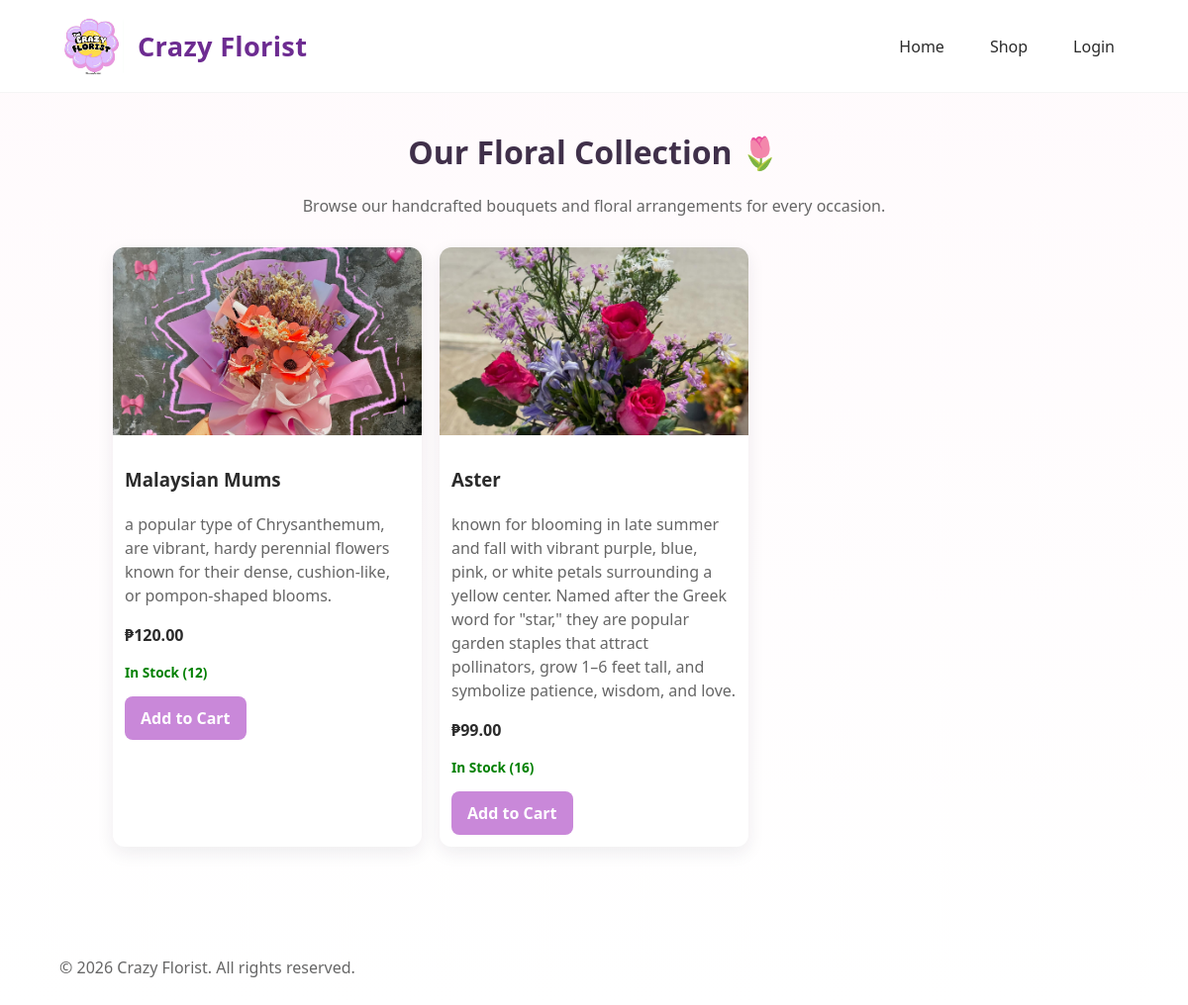
The page /shop.php on the database its author committed.
### tables this page shows
CREATE TABLE `products` (
  `id` int(11) NOT NULL,
  `product_name` varchar(150) NOT NULL,
  `description` text NOT NULL,
  `price` decimal(10,2) NOT NULL,
  `stock` int(11) NOT NULL,
  `category_id` int(11) DEFAULT NULL,
  `image` varchar(255) DEFAULT NULL,
  `featured` enum('yes','no') DEFAULT 'no',
  `created_at` timestamp NOT NULL DEFAULT current_timestamp()
);

### shop.php (the view, shortened to what this page needs)
<?php
include 'includes/db.php';
include 'includes/header.php';
$result = $conn->query("SELECT * FROM products ORDER BY id DESC");
?>
<section style="padding: 30px 0;">
    <div class="container">
        <div class="center" style="margin-bottom: 30px;">
            <h2 class="section-title" style="font-size:2rem;">Our Floral Collection 🌷</h2>
            <p class="muted">Browse our handcrafted bouquets and floral arrangements for every occasion.</p>
        </div>
        <div class="product-grid">
            <?php while($row = $result->fetch_assoc()): ?>
                <div class="product-card">
                    <img src="uploads/products//<?php echo $row['image']; ?>" alt="<?php echo htmlspecialchars($row['product_name']); ?>">
                    <div class="product-body">
                        <h3><?php echo htmlspecialchars($row['product_name']); ?></h3>
                        <p class="muted"><?php echo htmlspecialchars($row['description']); ?></p>
                        <p class="price">₱<?php echo number_format($row['price'], 2); ?></p>
                        <?php if ($row['stock'] > 0): ?>
                            <p class="small" style="color:green; font-weight:600;">In Stock (<?php echo $row['stock']; ?>)</p>
                            <a href="add_to_cart.php?id=<?php echo $row['id']; ?>" class="btn">Add to Cart</a>
                        <?php else: ?>
                            <p class="small" style="color:red; font-weight:600;">Out of Stock</p>
                            <button class="btn" disabled style="opacity:0.6; cursor:not-allowed;">Unavailable</button>
                        <?php endif; ?>
                    </div>
                </div>
            <?php endwhile; ?>
        </div>
    </div>
</section>
<?php include 'includes/footer.php'; ?>

### includes/header.php (shortened to what this page needs)
<!DOCTYPE html>
<html lang="en">
<head>
  <link rel="stylesheet" href="css/style.css">
</head>
<body>
<header class="site-header">
  <div class="header-inner container">
    <a href="index.php" class="brand">
      <img src="..\CrazyFlorist\img\tcf-logo.jpg" class="logo" alt="Crazy Florist">
      <span class="brand-name">Crazy Florist</span>
    </a>
    <nav class="main-nav">
      <ul>
        <li><a href="index.php">Home</a></li>
        <li><a href="shop.php">Shop</a></li>
      <?php if (isset($_SESSION['user_id'])): ?>
      <li><a href="cart.php">Cart</a></li>
      <li><a href="my_orders.php">My Orders</a></li>
      <li style="font-weight:600; color:#6d2c91;">
        Hello, <?php echo $_SESSION['fullname']; ?>
      </li>
      <li><a href="logout.php">Logout</a></li>
      <?php else: ?>
      <li><a href="login.php">Login</a></li>
      <?php endif; ?>
      </ul>
    </nav>
  </div>
</header>
<main class="container">

### includes/footer.php (shortened to what this page needs)
</main>
<footer class="site-footer container">
  <div class="footer-grid">
    <p>&copy; <?php echo date("Y"); ?> Crazy Florist. All rights reserved.</p>
  </div>
</footer>
</body>
</html>

### css/style.css (style rules this page uses)
html { overflow-y: scroll; }
:root { --bg: #fffafc; --card: #fff; --primary: #c988d9; --accent: #f6c5e0; --muted: #666; --text: #2b2b2b; --radius: 12px; --container: 1100px; --gap: 1.25rem; --shadow: 0 6px 18px rgba(42,27,53,0.08); }
* { box-sizing:border-box; }
html,body { height:100%; }
body { margin:0; font-family: 'Poppins', system-ui, -apple-system, "Segoe UI", Roboto, "Helvetica Neue", Arial; color:var(--text); background: linear-gradient(180deg,#fffafc 0%, #fff 100%); -webkit-font-smoothing:antialiased; -moz-osx-font-smoothing:grayscale; line-height:1.5; padding-bottom:40px; }
.container { width:90%; max-width:var(--container); margin:0 auto; }
.site-header { background: rgba(255,255,255,0.9); position:sticky; top:0; z-index:40; backdrop-filter: blur(6px); border-bottom:1px solid rgba(0,0,0,0.04); }
.header-inner { display:flex; align-items:center; justify-content:space-between; padding:14px 0; }
.brand { display:flex; align-items:center; gap:14px; text-decoration:none; color:var(--text); }
.logo { width:65px; height:65px; object-fit:contain; display:block; border-radius:8px; }
.brand-name { font-weight:700; font-size:1.7rem; color:#6d2c91; line-height:1.1; letter-spacing:0.3px; }
.main-nav ul { list-style:none; margin:0; padding:0; display:flex; gap:18px; align-items:center; }
.main-nav a { text-decoration:none; color:var(--text); padding:8px 14px; border-radius:10px; font-weight:500; transition:0.3s ease; }
.section-title { font-size:1.25rem; margin:6px 0 18px; color:#40304a; }
.product-grid { display:grid; grid-template-columns: repeat(3, 1fr); gap:18px; }
.product-card, .product { background:var(--card); border-radius:12px; overflow:hidden; box-shadow:var(--shadow); text-decoration:none; color:inherit; display:block; }
.product-card img, .product img { width:100%; height:190px; object-fit:cover; display:block; }
.product-body, .product-info { padding:12px; }
.muted { color:var(--muted); }
.price { font-weight:600; margin-top:8px; }
.site-footer { margin-top:36px; padding:28px 0 12px; background:transparent; color:var(--muted); }
.footer-grid { display:flex; gap:20px; justify-content:space-between; align-items:flex-start; }
.btn { display:inline-block; background:var(--primary); color:#fff; text-decoration:none; padding:10px 16px; border-radius:8px; font-weight:600; transition:0.3s ease; border:none; cursor:pointer; }
.center { text-align:center; }
.small { font-size:0.85rem; }

### rows shown on the page
products: image (picture), product_name "Malaysian Mums", description "a popular type of Chrysanthemum, are vibrant, hardy perennial flowers known for their dense, cushion-like, or pompon-shaped blooms.", price "120.00", stock "12"
products: image (picture), product_name "Aster", description "known for blooming in late summer and fall with vibrant purple, blue, pink, or white petals surrounding a yellow center. Named after the Greek word for \"star,\" they are popular garden staples that attract pollinators, grow 1–6 feet tall, and symbolize patience, wisdom, and love.", price "99.00", stock "16"
